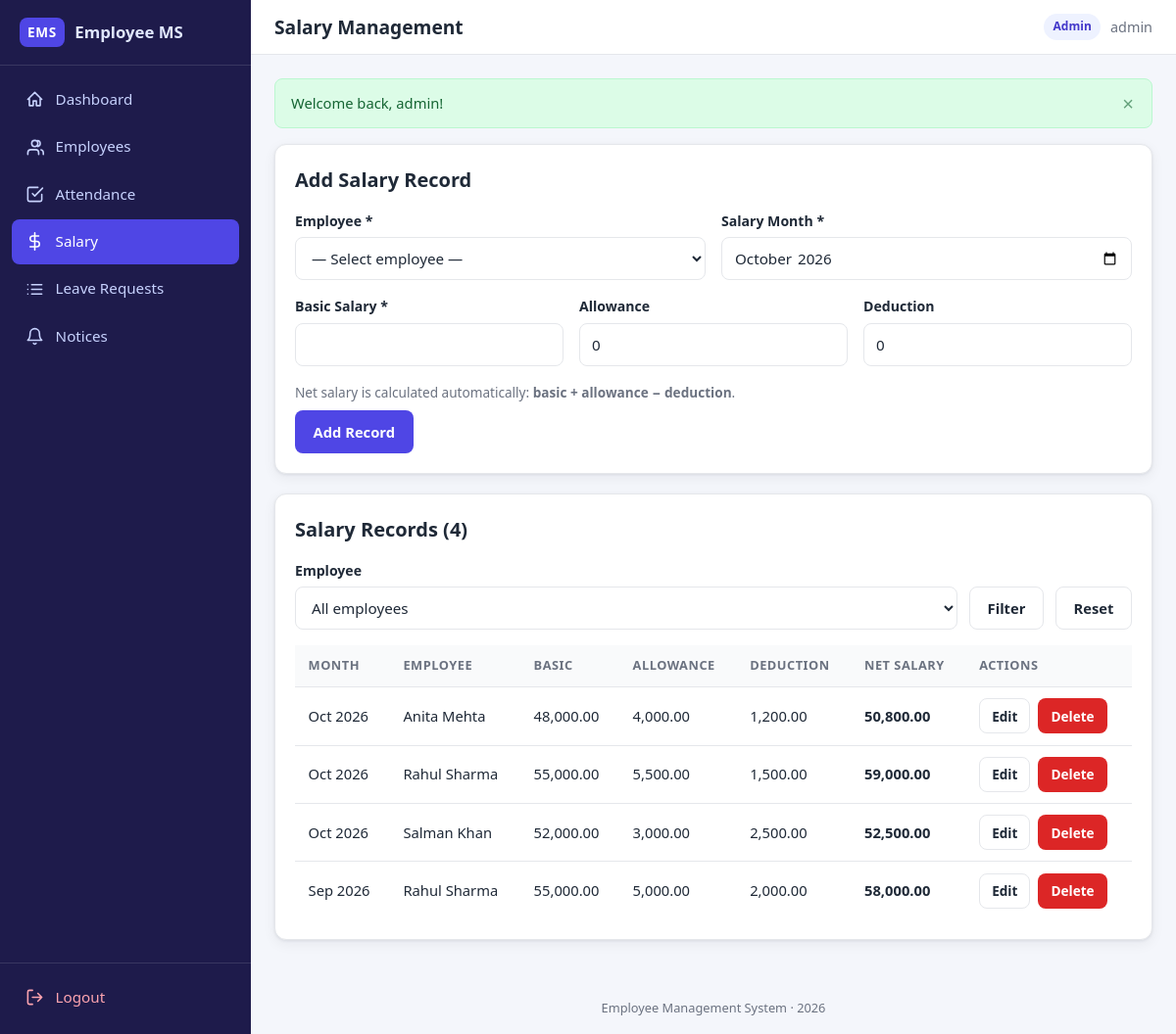
The page /admin/salary.php (signed in) on the database its author committed.
### tables this page shows
CREATE TABLE salary (
    salary_id    INT AUTO_INCREMENT PRIMARY KEY,
    emp_id       INT NOT NULL,
    salary_month DATE NOT NULL,
    basic_salary DECIMAL(12,2) NOT NULL DEFAULT 0.00,
    allowance    DECIMAL(12,2) NOT NULL DEFAULT 0.00,
    deduction    DECIMAL(12,2) NOT NULL DEFAULT 0.00,
    net_salary   DECIMAL(12,2) NOT NULL DEFAULT 0.00,
    CONSTRAINT fk_salary_emp FOREIGN KEY (emp_id)
        REFERENCES employee (emp_id) ON DELETE CASCADE
);

CREATE TABLE employee (
    emp_id     INT AUTO_INCREMENT PRIMARY KEY,
    name       VARCHAR(120) NOT NULL,
    email      VARCHAR(150) NOT NULL,
    contact    VARCHAR(30)  DEFAULT NULL,
    department VARCHAR(100) DEFAULT NULL,
    position   VARCHAR(100) DEFAULT NULL,
    user_id    INT NOT NULL UNIQUE,
    CONSTRAINT fk_employee_user FOREIGN KEY (user_id)
        REFERENCES users (user_id) ON DELETE CASCADE
);

### config.php (called while the page is built, shortened)
<?php
function e(?string $value): string
{
    return htmlspecialchars((string) $value, ENT_QUOTES, 'UTF-8');
}

### admin/salary.php (the view, shortened to what this page needs)
<?php
require_once dirname(__DIR__) . '/config.php';
$perPage    = 10;
$editing = null;
$empFilter    = (int) ($_GET['emp_id'] ?? 0);
$page         = max(1, (int) ($_GET['page'] ?? 1));
$where  = $empFilter > 0 ? 'WHERE s.emp_id = ?' : '';
$params = $empFilter > 0 ? [$empFilter] : [];
$countStmt = $pdo->prepare("SELECT COUNT(*) FROM salary s {$where}");
$countStmt->execute($params);
$totalRows  = (int) $countStmt->fetchColumn();
$totalPages = max(1, (int) ceil($totalRows / $perPage));
$page       = min($page, $totalPages);
$offset     = ($page - 1) * $perPage;
$listStmt = $pdo->prepare(
    "SELECT s.*, e.name
     FROM salary s JOIN employee e ON e.emp_id = s.emp_id
     {$where}
     ORDER BY s.salary_month DESC, e.name
     LIMIT {$perPage} OFFSET {$offset}"
);
$listStmt->execute($params);
$records = $listStmt->fetchAll();
require dirname(__DIR__) . '/includes/header.php';
?>
<div class="card">
    <div class="card-header">
        <h2><?= $editing ? 'Edit Salary Record' : 'Add Salary Record' ?></h2>
    </div>
    <form method="post" action="salary.php" data-validate>
        <div class="form-row">
            <div class="form-group">
                <label for="emp_id">Employee *</label>
                <select id="emp_id" name="emp_id" required>
                    <option value="">— Select employee —</option>
                </select>
            </div>
            <div class="form-group">
                <label for="salary_month">Salary Month *</label>
                <input type="month" id="salary_month" name="salary_month" required
                       value="<?= e($editing ? substr($editing['salary_month'], 0, 7) : date('Y-m')) ?>">
            </div>
        </div>
        <div class="form-row">
            <div class="form-group">
                <label for="basic_salary">Basic Salary *</label>
                <input type="number" id="basic_salary" name="basic_salary" required min="0" step="0.01"
                       value="<?= e($editing['basic_salary'] ?? '') ?>">
            </div>
            <div class="form-group">
                <label for="allowance">Allowance</label>
                <input type="number" id="allowance" name="allowance" min="0" step="0.01"
                       value="<?= e($editing['allowance'] ?? '0') ?>">
            </div>
            <div class="form-group">
                <label for="deduction">Deduction</label>
                <input type="number" id="deduction" name="deduction" min="0" step="0.01"
                       value="<?= e($editing['deduction'] ?? '0') ?>">
            </div>
        </div>
        <p style="color:var(--text-muted); font-size:0.85rem; margin-bottom:0.5rem;">
            Net salary is calculated automatically: <strong>basic + allowance − deduction</strong>.
        </p>
        <div class="form-actions">
            <button type="submit" class="btn btn-primary"><?= $editing ? 'Update Record' : 'Add Record' ?></button>
        </div>
    </form>
</div>
<div class="card">
    <div class="card-header">
        <h2>Salary Records (<?= $totalRows ?>)</h2>
    </div>
    <form class="filters" method="get" action="salary.php">
        <div class="form-group">
            <label for="filter_emp">Employee</label>
            <select id="filter_emp" name="emp_id">
                <option value="0">All employees</option>
            </select>
        </div>
        <button type="submit" class="btn btn-secondary">Filter</button>
        <a class="btn btn-secondary" href="salary.php">Reset</a>
    </form>
    <div class="table-wrap">
        <table>
            <thead>
                <tr>
                    <th>Month</th><th>Employee</th><th>Basic</th><th>Allowance</th>
                    <th>Deduction</th><th>Net Salary</th><th>Actions</th>
                </tr>
            </thead>
            <tbody>
                <?php foreach ($records as $row): ?>
                    <tr>
                        <td><?= e(date('M Y', strtotime($row['salary_month']))) ?></td>
                        <td><?= e($row['name']) ?></td>
                        <td><?= number_format((float) $row['basic_salary'], 2) ?></td>
                        <td><?= number_format((float) $row['allowance'], 2) ?></td>
                        <td><?= number_format((float) $row['deduction'], 2) ?></td>
                        <td><strong><?= number_format((float) $row['net_salary'], 2) ?></strong></td>
                        <td>
                            <div class="btn-group">
                                <a class="btn btn-sm btn-secondary" href="salary.php?edit=<?= (int) $row['salary_id'] ?>">Edit</a>
                                <form method="post" action="salary.php" style="display:inline">
                                    <button type="submit" class="btn btn-sm btn-danger"
                                            data-confirm="Delete this salary record for <?= e($row['name']) ?>?">Delete</button>
                                </form>
                            </div>
                        </td>
                    </tr>
                <?php endforeach; ?>
            </tbody>
        </table>
    </div>
</div>
<?php require dirname(__DIR__) . '/includes/footer.php'; ?>

### assets/style.css (style rules this page uses)
:root { --primary: #4f46e5; --primary-dark: #4338ca; --primary-light: #eef2ff; --sidebar-bg: #1e1b4b; --sidebar-hover: #312e81; --bg: #f4f6fb; --card-bg: #ffffff; --text: #1f2937; --text-muted: #6b7280; --border: #e5e7eb; --green: #16a34a; --green-bg: #dcfce7; --red: #dc2626; --red-bg: #fee2e2; --yellow: #b45309; --yellow-bg: #fef3c7; --blue: #2563eb; --blue-bg: #dbeafe; --radius: 12px; --shadow: 0 1px 3px rgba(15, 23, 42, 0.08), 0 4px 14px rgba(15, 23, 42, 0.06); --sidebar-w: 256px; }
* { margin: 0; padding: 0; box-sizing: border-box; }
html { -webkit-text-size-adjust: 100%; }
body { font-family: "Segoe UI", system-ui, -apple-system, Roboto, "Helvetica Neue", Arial, sans-serif; background: var(--bg); color: var(--text); line-height: 1.55; min-height: 100vh; }
a { color: var(--primary); text-decoration: none; }
h2 { font-size: 1.25rem; margin-bottom: 0.75rem; }
.card { background: var(--card-bg); border: 1px solid var(--border); border-radius: var(--radius); box-shadow: var(--shadow); padding: 1.25rem; margin-bottom: 1.25rem; }
.card-header { display: flex; align-items: center; justify-content: space-between; flex-wrap: wrap; gap: 0.75rem; margin-bottom: 1rem; }
.card-header h2 { margin-bottom: 0; }
.table-wrap { overflow-x: auto; -webkit-overflow-scrolling: touch; }
table { width: 100%; border-collapse: collapse; font-size: 0.92rem; min-width: 560px; }
th, td { text-align: left; padding: 0.7rem 0.85rem; border-bottom: 1px solid var(--border); white-space: nowrap; }
th { background: #f9fafb; color: var(--text-muted); font-weight: 600; font-size: 0.8rem; text-transform: uppercase; letter-spacing: 0.04em; }
tbody tr:last-child td { border-bottom: none; }
.btn { display: inline-flex; align-items: center; justify-content: center; gap: 0.4rem; min-height: 44px; padding: 0.55rem 1.1rem; border: 1px solid transparent; border-radius: 8px; font-size: 0.92rem; font-weight: 600; font-family: inherit; cursor: pointer; transition: background 0.15s ease, border-color 0.15s ease; }
.btn-primary { background: var(--primary); color: #fff; }
.btn-secondary { background: #fff; color: var(--text); border-color: var(--border); }
.btn-danger { background: var(--red); color: #fff; }
.btn-sm { min-height: 36px; padding: 0.35rem 0.75rem; font-size: 0.85rem; }
.btn-group { display: flex; gap: 0.5rem; flex-wrap: wrap; }
.form-group { margin-bottom: 1rem; }
.form-group label { display: block; font-weight: 600; font-size: 0.88rem; margin-bottom: 0.35rem; }
.form-group input, .form-group select, .form-group textarea { width: 100%; min-height: 44px; padding: 0.6rem 0.75rem; border: 1px solid var(--border); border-radius: 8px; font-size: 0.95rem; font-family: inherit; background: #fff; color: var(--text); transition: border-color 0.15s ease, box-shadow 0.15s ease; }
.form-row { display: grid; grid-template-columns: repeat(auto-fit, minmax(200px, 1fr)); gap: 1rem; }
.form-actions { display: flex; gap: 0.75rem; flex-wrap: wrap; margin-top: 0.5rem; }
.filters { display: flex; flex-wrap: wrap; gap: 0.75rem; align-items: flex-end; margin-bottom: 1rem; }
.filters .form-group { margin-bottom: 0; min-width: 160px; flex: 1; }
.filters .btn { flex-shrink: 0; }

### rows shown on the page
salary: salary_month "Oct 2026", emp.name "Anita Mehta", basic_salary "48,000.00", allowance "4,000.00", deduction "1,200.00", net_salary "50,800.00"
salary: salary_month "Oct 2026", emp.name "Rahul Sharma", basic_salary "55,000.00", allowance "5,500.00", deduction "1,500.00", net_salary "59,000.00"
salary: salary_month "Oct 2026", emp.name "Salman Khan", basic_salary "52,000.00", allowance "3,000.00", deduction "2,500.00", net_salary "52,500.00"
salary: salary_month "Sep 2026", emp.name "Rahul Sharma", basic_salary "55,000.00", allowance "5,000.00", deduction "2,000.00", net_salary "58,000.00"

### other values the page prints
$label "Dashboard"
$label "Employees"
$label "Attendance"
$label "Salary"
$label "Leave Requests"
$label "Notices"
$page_title "Salary Management"
$role "Admin"
$_SESSION['username'] "admin"
$flash['message'] "Welcome back, admin!"
$totalRows "4"
